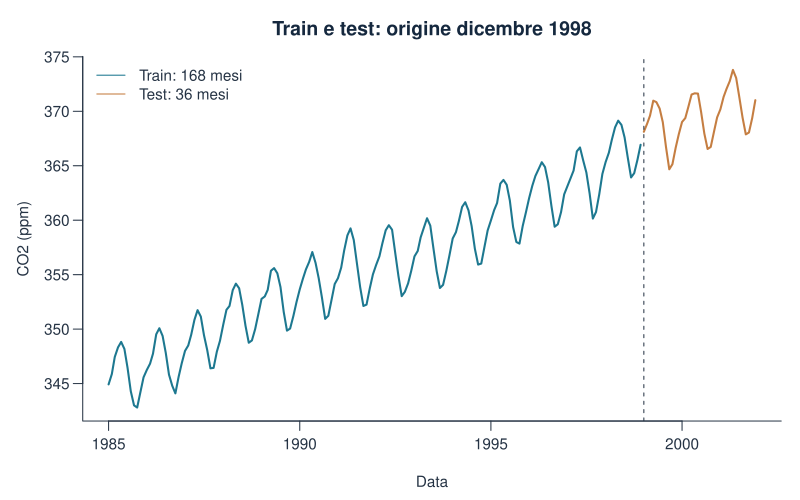

Recreate this plot in R.
stile_grafico()
plot(c2$dati$data,c2$dati$co2_ppm,type="n",xlab="Data",ylab="CO2 (ppm)",
     main="Train e test: origine dicembre 1998")
lines(c2$dati$data[1:168],c2$dati$co2_ppm[1:168],col=palette_geo[1],lwd=2)
lines(c2$date_test,as.numeric(test),col=palette_geo[2],lwd=2)
abline(v=as.numeric(as.Date("1999-01-01")),lty=2)
legend("topleft",c("Train: 168 mesi","Test: 36 mesi"),col=palette_geo[1:2],lty=1,bty="n")
data.frame(origine="1998-12",bersaglio=as.character(c2$date_test[c(1,12,36)]),h=c(1,12,36))
